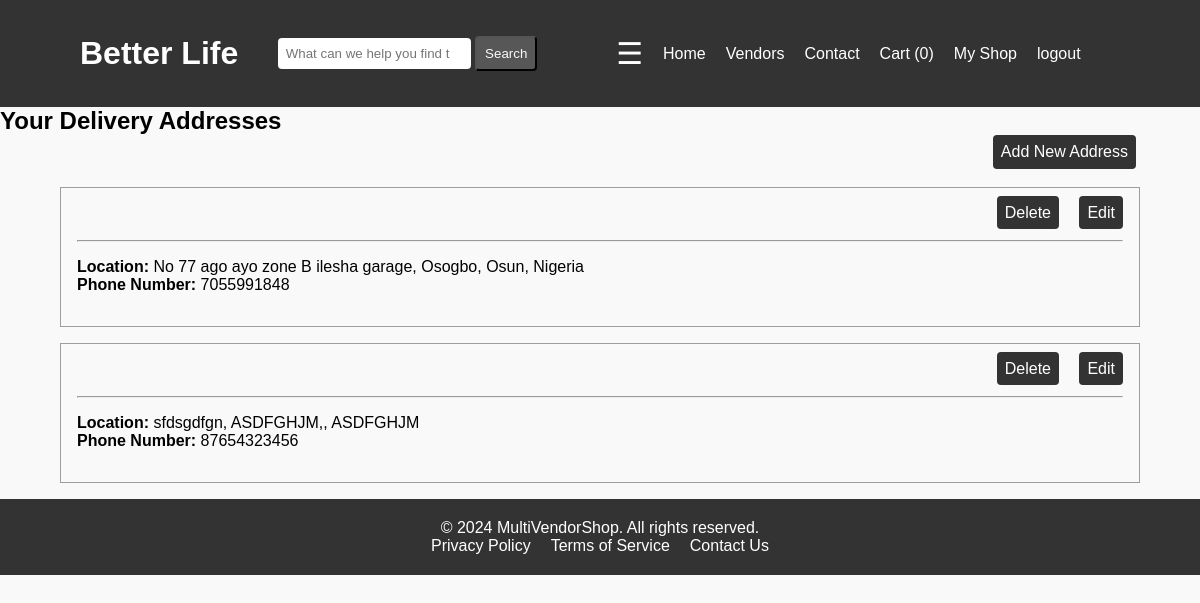
Page /dashboard/my-address/ (signed in) on the committed database.
### dashboard/models.py (models this page shows)
class Address(models.Model):
    user = models.ForeignKey(CustomUser, on_delete=models.CASCADE, related_name="address")
    first_name = models.CharField(max_length=50, null=True)
    last_name = models.CharField(max_length=50, null=True)
    city = models.CharField( max_length=100)
    state = models.CharField( max_length=100)
    country = models.CharField( max_length=100)
    phone_number = models.IntegerField()

### dashboard/views.py (the view)
# urls.py: path("my-address/", views.UserAddressView.as_view(), name="my_address"),
class UserAddressView(LoginRequiredMixin, View):
    def get(self, request):
        return render(request, "dashboard/my_address.html")

### cart/cart.py (called while the page is built)
    def __len__(self):
        return sum(int(item["quantity"] )for item in self.cart.values())

### store/templatetags/menu.py (called while the page is built)
@register.inclusion_tag("menu_items.html")
def menu_items():
    categories = Category.objects.all()
    return { "categories":categories }

@register.simple_tag(takes_context=True)
def cart_number(context):
    request = context.get("request")
    cart = Cart(request)
    return len(cart)

### dashboard/templates/dashboard/my_address.html (shortened to what this page needs)
{% extends "base.html" %}
{% load static %}
{% block styles %}<link rel="stylesheet" href="{% static "dashboard/my_address.css" %}">{% endblock styles %}
{% block contents %}
    <div class="saved-address">
        <h2>Your Delivery Addresses</h2>
        <a href="{% url "add_address"  %}" class="add_address">Add New Address</a>
        <br>
        <br>
        {% for address in request.user.address.all  %}
        <div class="my-address">
            <div class="update-address">
                <a href="">Delete</a>
                <a href="{% url "edit_address" address.id %}">Edit</a>
            </div>
            <br>
            <hr>
            <div class="address-details">
                <p><strong>Location:</strong> {{address.city}}, {{address.state}}, {{address.country}}</p>
                <p><strong>Phone Number:</strong> {{address.phone_number}}</p>
            </div>
        </div>
        {% endfor %}
    </div>
{% endblock contents %}

### static/css/style.css (style rules this page uses)
* { margin: 0; padding: 0; box-sizing: border-box; }
body { font-family: Arial, sans-serif; background-color: #f9f9f9; }

### dashboard/static/dashboard/my_address.css (style rules this page uses)
.my-address { width: 90%; margin: 1rem auto; border: 1px solid rgb(158, 158, 158); padding: 1rem; }
.add_address { position: absolute; right: 4rem; text-decoration: none; padding: .5rem; background-color: #333; color: white; border-radius: 4px; }
.update-address { text-align: right; }
.update-address a { margin-left: 1rem; margin-bottom: .7rem; text-decoration: none; padding: .5rem; background-color: #333; color: white; border-radius: 4px; }
.address-details { padding: 1rem 0; }

### rows in the picture
Address: city "No 77 ago ayo zone B ilesha garage, Osogbo", state "Osun", country "Nigeria", phone_number "7055991848"
Address: city "sfdsgdfgn", state "ASDFGHJM,", country "ASDFGHJM", phone_number "87654323456"
